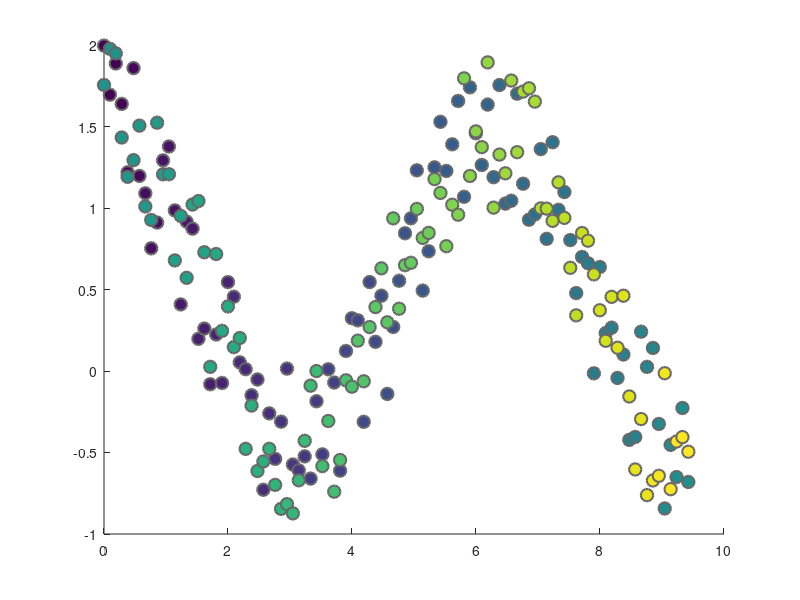

MATLAB code for this plot: (Note: this script raises an error after producing the figure.)
clear;
close all;
clc;

dbg = 0;

figure
x = [linspace(0,3*pi,100) nan linspace(0,3*pi,100)];
y = [cos(x) + rand(1,numel(x))];
z = [sin(x) + rand(1,numel(x))];

sz = 80;
c = linspace(1,10,length(x));

% scatter(x,y,sz,c,'o','LineWidth',1.5)
% scatter(x,y,sz,c,'o','filled','LineWidth',1.5)
scatter(x,y,sz,c,'o','filled','MarkerEdgeColor',[.4 .4 .4],'LineWidth',1.5)

% scatter(x,y,sz,c,'d','LineWidth',1.5)
% scatter(x,y,sz,c,'d','filled','LineWidth',1.5)
% scatter(x,y,sz,c,'d','filled','MarkerEdgeColor',[.4 .4 .4],'LineWidth',1.5)

% scatter3 works too at not extra cost!
% scatter3(x,y,z,sz,c,'o','filled','MarkerEdgeColor',[.4 .4 .4],'LineWidth',1.5)

if dbg
  plot2svg('scatter_example.svg','',1,'',3)
else
  plot2svg('scatter_example.svg','','','',3)
end
